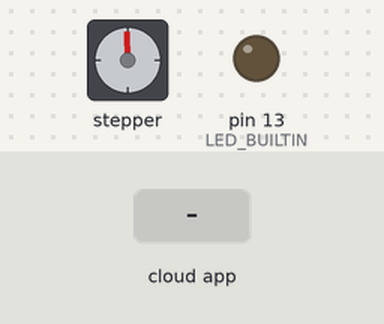
This sketch was run on a simulated Arduino Uno, built with avr-gcc and run on an emulated ATmega328P. Shown: stepper motor, output pins drawn as LEDs (lit = HIGH). Wiring (inferred from the names in the program): stepper motor driver (200 steps per turn assumed): step pin 14; direction pin 12. The inputs (shaded band) are chosen by the test bench. The ROS host is connected and sends only what is stated; pins used as bus, display or sensor lines are not drawn.

Above: at 1.2 s.
1.3 s: the phone or cloud app sets ext_frq to 100
4.3 s: the phone or cloud app sets ext_frq to -100
At 5.5 s:
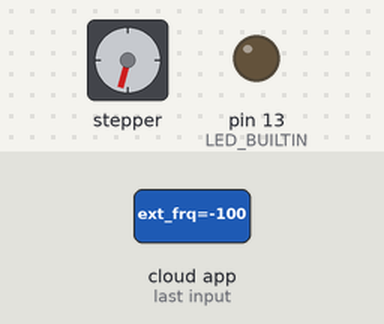
5.8 s: the phone or cloud app sets ext_frq to 100
At 7.45 s:
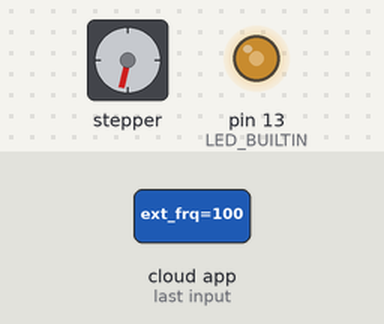
8.8 s: the phone or cloud app sets ext_frq to 0
At 9.4 s:
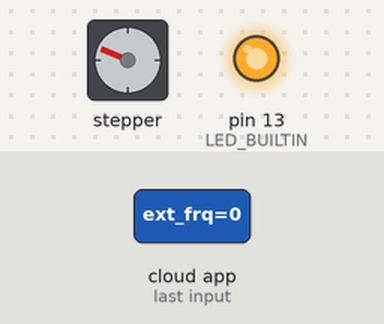
Timing chart, 0 to 11.3 s (numbered marks = the images above; inputs shaded):
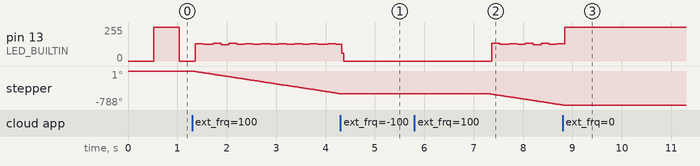

Measured:
- after the input at 4.3 s, stepper: stops changing and stays -525°
- after the input at 5.8 s, pin 13 (LED_BUILTIN): 0/255 → 132/255 after 1.6 s, → 124/255 0.16 s later, → 131/255 0.20 s later, → 124/255 0.16 s later, … (9 changes in this stretch); stepper: keeps turning counter-clockwise at about 176°/s, starting after 1.5 s
- after the input at 8.8 s, stepper: goes on until 8.8 s, then stays -788°

The sketch:

sketch_mar21b.ino
```cpp
#include <ros.h>
#include <std_msgs/Float32.h>

ros::NodeHandle nh;

float time_now = 0;
float segment = 1000;
float ph = 0;
float a = segment/5000.0;
float ext_frq = 1;

const int ext_stp = 14;
const int ext_dir = 12;

void extruder_frq(const std_msgs::Float32& cmd_msg){
  ext_frq = cmd_msg.data;
}

ros::Subscriber<std_msgs::Float32> sub0("ext_frq", extruder_frq);

void setup() {
  nh.initNode();
  nh.subscribe(sub0);
  pinMode(ext_stp, OUTPUT);
  pinMode(ext_dir, OUTPUT);
  digitalWrite(ext_stp, LOW);
  digitalWrite(ext_dir, LOW);

  pinMode(LED_BUILTIN, OUTPUT);
}

void loop() {
  nh.spinOnce();
  ph = ph + a * ext_frq;
  Serial.println(ph);
  if (ph >= 100){
    digitalWrite(ext_stp, HIGH-digitalRead(ext_stp));
    digitalWrite(LED_BUILTIN, HIGH-digitalRead(LED_BUILTIN));
    ph = 0;
  }
  while(micros() < time_now + segment){
        //wait
  }
  //float dt = micros() - time_now;
  //Serial.println(dt);
  time_now = micros();

  //digitalWrite(LED_BUILTIN, HIGH-digitalRead(LED_BUILTIN));
}
```
